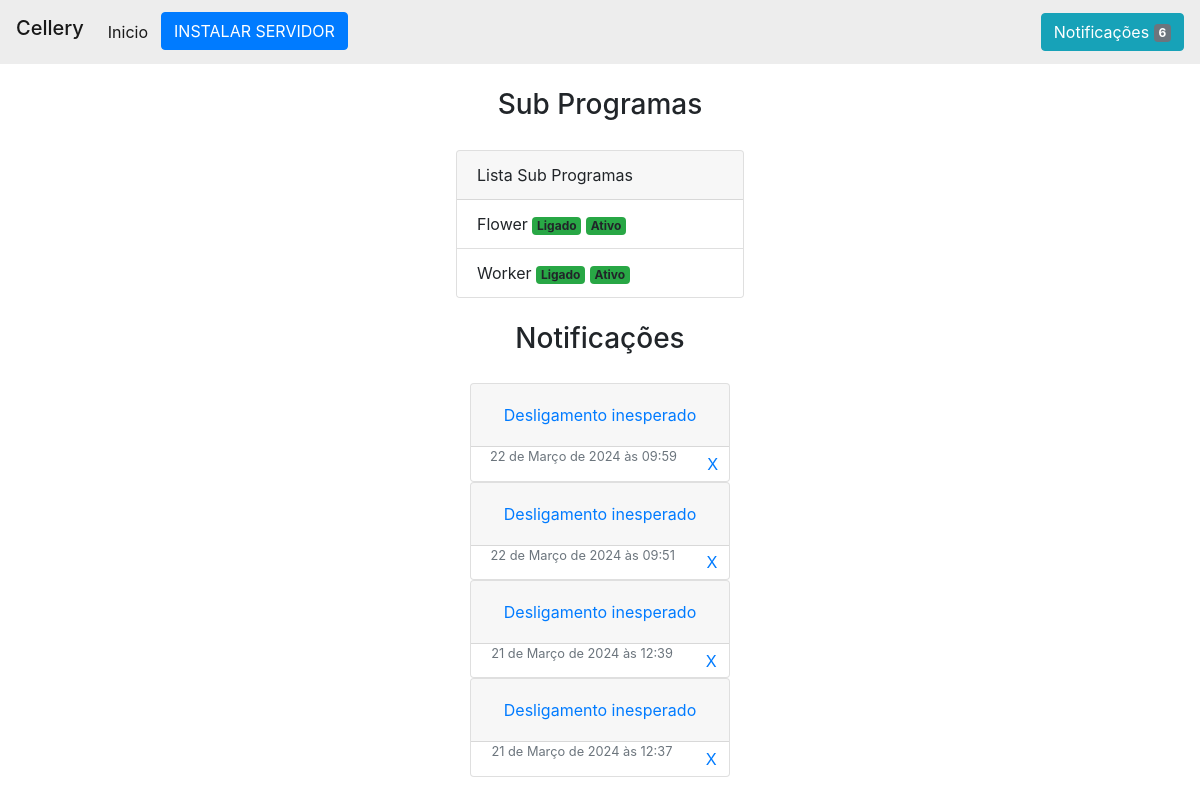
The page /detail/6 on the database as committed earlier.
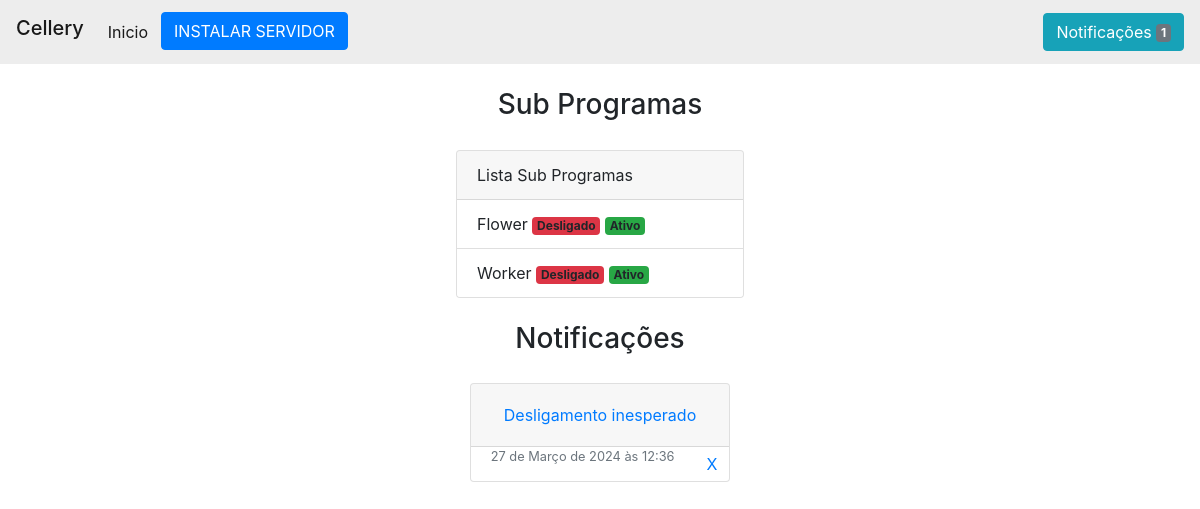
The same page on the database as committed later.
### program/models.py (models this page shows, shortened)
class Program(models.Model):
    name = models.CharField(max_length=200)
    folder = models.CharField(max_length=200, null=True, blank=True)
    port = models.IntegerField()
    commands = models.CharField(max_length=500)
    desc = models.CharField(max_length=200, null=True, blank=True)
    sleep = models.IntegerField(default=1, null=True)
    server = models.BooleanField(default=True, null=True)
    status = models.BooleanField(default=False, null=True)
    active = models.BooleanField(default=False, null=True)
    env = models.BooleanField(default=False, null=True)
    process: Optional[subprocess.Popen] = None
    pid: int = None
    init: datetime.datetime = None
    list_programs = []

class SubProgram(models.Model):
    program = models.ForeignKey(Program, on_delete=models.CASCADE, related_name='sub_programs')
    name = models.CharField(max_length=200)
    sleep = models.IntegerField(default=0, null=True)
    status = models.BooleanField(default=False, null=True)
    active = models.BooleanField(default=False, null=True)
    env = models.BooleanField(default=False, null=True)
    commands = models.CharField(max_length=500)
    process: Optional[subprocess.Popen] = None
    pid: int = None
    init: datetime.datetime = None

class Notification(models.Model):
    program = models.ForeignKey(Program, on_delete=models.CASCADE)
    desc = models.CharField(max_length=200, null=True, blank=True)
    error = models.CharField(max_length=500, null=True, blank=True)
    date = models.DateTimeField(default=timezone.now, null=True)
    checked = models.BooleanField(default=False, null=True)

### program/views.py (the view)
# urls.py: path('detail/<int:pk>', views.detail, name='detail'),
def detail(request, pk):
    program = ListPrograms.get_program_by_id(pk)
    if not program:
        messages.add_message(request, messages.ERROR, 'Servidor não encontrado')
        return redirect('/')
    installed = ProgramController.exist_folder(program)
    notifys = Notification.objects.filter(program=program).order_by('-id')
    sub_programs = program.sub_programs.all()
    context = {
        'program': program,
        'installed': installed,
        'notifys': notifys,
        'sub_programs': sub_programs
    }
    return render(request, 'detail.html', implement_context(context))

### controller/list.py (called while the page is built)
  @classmethod
  def get_program_by_id(cls, program_id: int):
    if not ListPrograms.programs or not ListPrograms.controller:
      raise Exception("Programas não defindo")
    for program in ListPrograms.programs:
        if program.id == program_id:
            return program
    return None

### controller/program.py (called while the page is built)
  @classmethod
  def exist_folder(cls, program: Program) -> bool:
    base_path = Config.objects.first().path
    path = os.path.join(base_path, program.folder)
    return os.path.exists(path)

### program/views.py (called while the page is built)
def implement_context(context: dict):
    context['notifications'] = Notification.objects.filter(checked=False)
    return context

### program/templates/detail.html (shortened to what this page needs)
{% extends 'base.html' %}
{% block bar_title %} {{program.name}} {% endblock %}
{% block header%}
    {% if not installed %}
        <li class="nav-item active">
            <button type="button" class="btn btn-primary" data-toggle="modal" data-target="#exampleModal">INSTALAR SERVIDOR</button>
        </li>
    {% else %}
        {% if not program.status %}
            <li class="nav-item active">
                <a class="nav-link" style="color:red;" href="{% url 'uninstall' program.pk %}">Desinstalar Servidor<span class="sr-only">(current)</span></a>
            </li>
        {% endif %}
    {% endif %}
{% endblock %}
{% block body%}
    <div class="container">
        {% if sub_programs %}
          <div class="d-flex align-items-center flex-column" style="gap:20px;">
            <h3>Sub Programas</h3>
            <div class="card" style="width: 18rem;">
              <div class="card-header">
                Lista Sub Programas
              </div>
              <ul class="list-group list-group-flush">
                {% for sub in sub_programs %}
                  <li class="list-group-item">
                    {{ sub.name }}
                    {% if sub.status %}
                      <span class="badge bg-success" data-toggle="tooltip" data-placement="top" title="STATUS">Ligado</span>
                    {% else %}
                      <span class="badge bg-danger" data-toggle="tooltip" data-placement="top" title="STATUS">Desligado</span>
                    {% endif %}
                    {% if sub.active %}
                      <span class="badge bg-success">Ativo</span>
                    {% else %}
                      <span class="badge bg-danger">Desativado</span>
                    {% endif %}
                  </li>
                {% endfor %}
              </ul>
            </div>
          </div>
          <br>
        {% endif %}
       <div class="d-flex align-items-center flex-column" style="gap:20px;">
        <h3>Notificações</h3>
        {% if notifys %}
          <div style="max-height: 60vh; overflow: auto;">
          {% for notify in notifys %}
            <div id="accordion">
              <div class="card">
                <div class="card-header" id="headingOne">
                  <h5 class="mb-0">
                    <button class="btn btn-link" data-toggle="collapse" data-target="#collapseOne" aria-expanded="true" aria-controls="collapseOne">
                      {{ notify.desc }}
                    </button>
                  </h5>
                </div>
                <div id="collapseOne" class="collapse show" aria-labelledby="headingOne" data-parent="#accordion">
                  <div class="d-flex justify-content-around align-items-center">
                    <h6 class="card-subtitle mb-2 text-muted small p-2 ">{{ notify.date }}</h6>
                    <a href="{% url 'remove_notification' notify.pk %}" class="card-link">X</a>
                  </div>
                </div>
              </div>
          {% endfor %}
          </div>
        {% else %}
              <h3 style="color: grey;"> Nenhuma atividade </h3>
        {% endif %}
    </div>
{% endblock %}

### templates/base.html (shortened to what this page needs)
<!DOCTYPE html>
<html lang="pt-br">
  <head>
    {% include 'parciais/_head.html' %}
  </head>
  <body>
    {% if not hide_navbar %}
      <nav class="navbar navbar-expand-lg navbar-light" style="background-color:#ededed;">
        <h3 class="navbar-brand sizeheader">{% block bar_title %} {% endblock %}</h3>
        <div class="collapse navbar-collapse" id="navbarSupportedContent">
          <ul class="navbar-nav mr-auto" style="gap: 5px;">
            <li class="nav-item active">
              <a class="nav-link" href="{% url 'index' %}">Inicio <span class="sr-only">(current)</span></a>
            </li>
            {% block header%} {% endblock %}
          </ul>
        </div>
        <button type="button" class="btn btn-info">
          Notificações <span class="badge bg-secondary">{{ notifications|length }}</span>
        </button>
      </nav>
      <br>
    {% endif %}
    {% block body %} {% endblock %}
  </body>
</html>

### templates/parciais/_head.html (shortened to what this page needs)
{%load static%}
<link rel="stylesheet" href="{% static 'css/bootstrap.min.css' %}">
<link rel="stylesheet" href="{% static 'css/global.css' %}">

Rows that differ between the two databases and show on the page:
removed Notification: desc "Desligamento inesperado", date "22 de Março de 2024 às 09:59"
removed Notification: desc "Desligamento inesperado", date "22 de Março de 2024 às 09:51"
removed Notification: desc "Desligamento inesperado", date "21 de Março de 2024 às 12:39"
removed Notification: desc "Desligamento inesperado", date "21 de Março de 2024 às 12:37"
changed SubProgram "Flower": status "Ligado" → "Desligado"
changed SubProgram "Worker": status "Ligado" → "Desligado"
added Notification: desc "Desligamento inesperado", date "27 de Março de 2024 às 12:36"
Other text that changed with them:
{{ notifications|length }}: "6" → "1"
